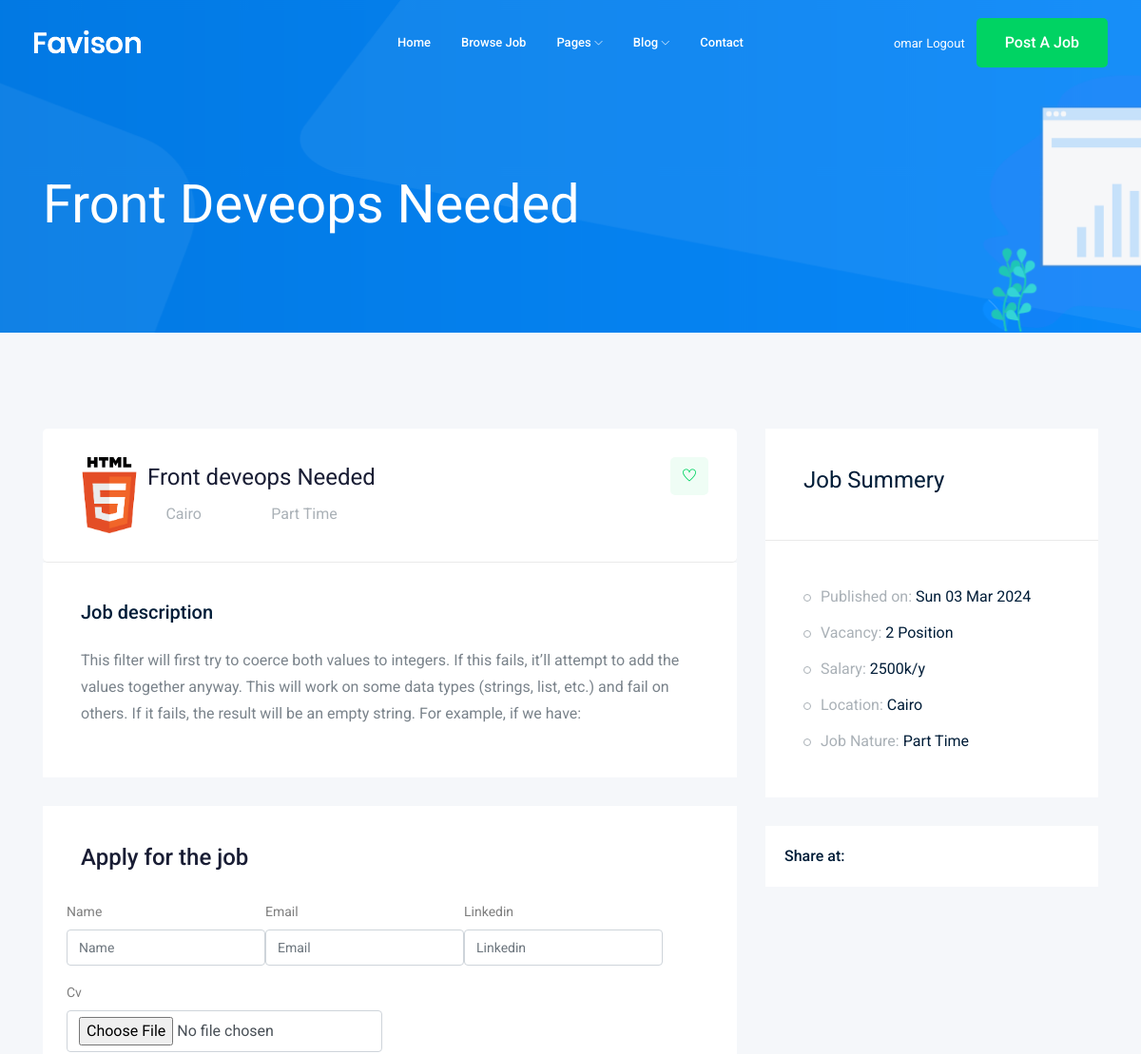
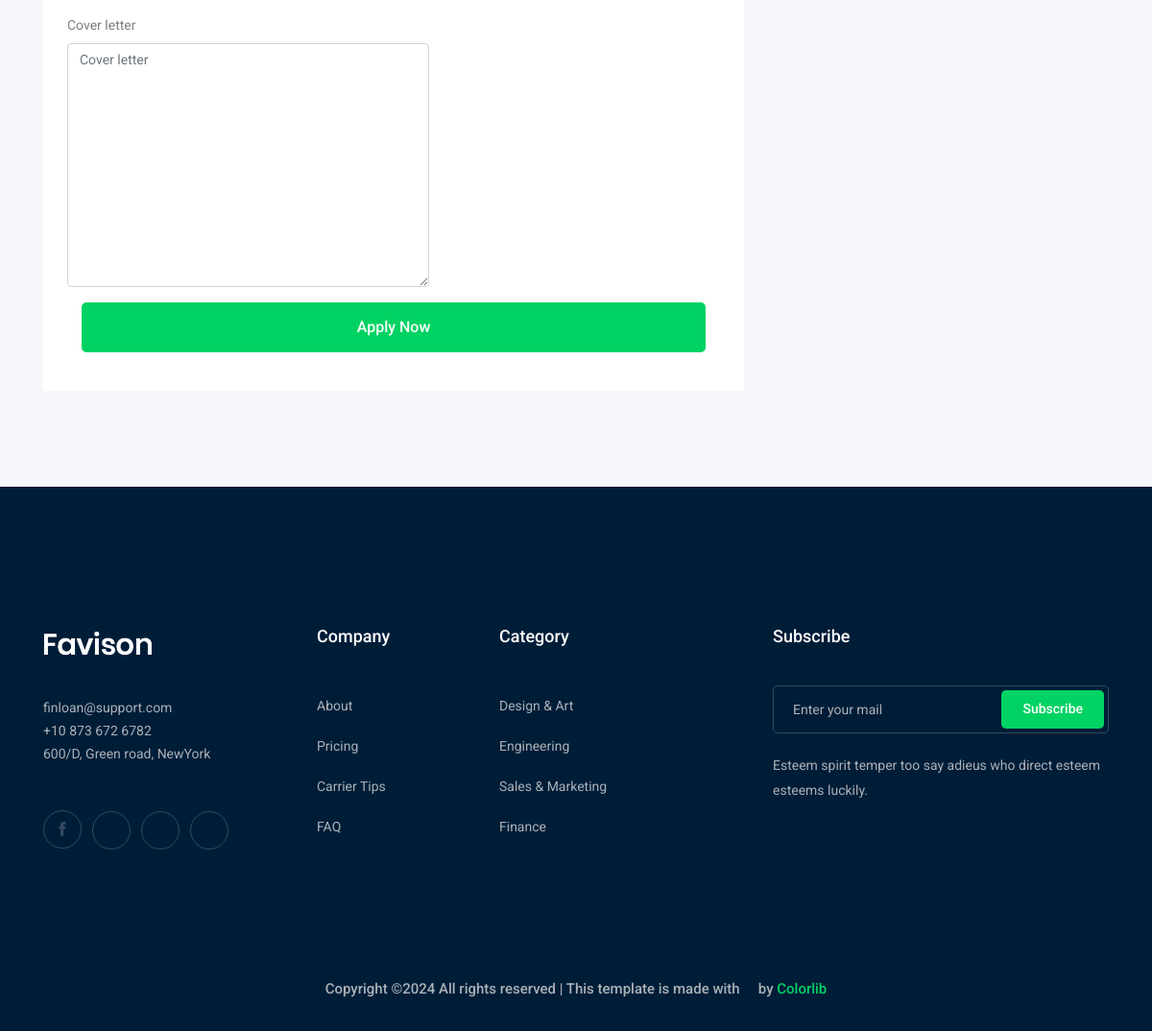
/jobs/front-deveops-needed/ (signed in), run on the app's committed database (2 pictures, top to bottom).
### job/models.py (models this page shows, shortened)
class Job(models.Model):
    user = models.ForeignKey(User, on_delete=models.CASCADE)
    job_name = models.CharField(max_length=150)
    slug = models.SlugField(blank=True,null=True)
    category = models.ForeignKey(Category,  on_delete=models.CASCADE)
    job_type = models.CharField(max_length=50,choices=JOB_TYPE)
    salary = models.IntegerField()
    vacancy = models.IntegerField()
    description = models.TextField()
    location = models.CharField(max_length=150)
    published_on = models.DateTimeField(auto_now_add=True)
    updated_at = models.DateTimeField(auto_now=True)
    image = models.ImageField(upload_to=image_upload, height_field=None, width_field=None, max_length=None)
    is_active = models.BooleanField(default=True)
    def __str__(self):
        return self.job_name

### job/views.py (the view)
# urls.py: path('<str:slug>/',views.job_detail,name='job_detail'),
@login_required(login_url='accounts:login')
def job_detail(request,slug):
    try:
        job = Job.objects.get(slug=slug)
        if request.method=='POST':
            form = ApplyForm(request.POST,request.FILES)
            if form.is_valid():
                my_form = form.save(commit=False)
                my_form.job = job
                my_form.user= request.user
                my_form.save()
                return redirect('home')
        else:
            form = ApplyForm()
    except Job.DoesNotExist:
        print('Error')
        return HttpResponse('No job with this id')
    context = {
        'job':job,
        'form':form,
    }
    return render(request,'jobs/job_detail.html',context)

### job/forms.py
class ApplyForm(forms.ModelForm):
    class Meta:
        model = ApplyJob
        fields = '__all__'
        exclude = 'job','user'

### templates/jobs/job_detail.html (shortened to what this page needs)
{% extends "base.html" %}
{% load django_bootstrap5 %}
{% block body %}
<div class="bradcam_area bradcam_bg_1">
    <div class="container">
        <div class="row">
            <div class="col-xl-12">
                <div class="bradcam_text">
                    <h3>{{job}}</h3>
                </div>
            </div>
        </div>
    </div>
</div>
<div class="job_details_area">
    <div class="container">
        <div class="row">
            <div class="col-lg-8">
                <div class="job_details_header">
                    <div class="single_jobs white-bg d-flex justify-content-between">
                        <div class="jobs_left d-flex align-items-center">
                            <div class="">
                                <img src="{{job.image.url}}" alt="" style="width:80px;height:80px;">
                            </div>
                            <div class="jobs_conetent">
                                <a href="#"><h4>{{job}}</h4></a>
                                <div class="links_locat d-flex align-items-center">
                                    <div class="location">
                                        <p> <i class="fa fa-map-marker"></i>{{job.location}}</p>
                                    </div>
                                    <div class="location">
                                        <p> <i class="fa fa-clock-o"></i> {{job.job_type}}</p>
                                    </div>
                                </div>
                            </div>
                        </div>
                        <div class="jobs_right">
                            <div class="apply_now">
                                <a class="heart_mark" href="#"> <i class="ti-heart"></i> </a>
                            </div>
                        </div>
                    </div>
                </div>
                <div class="descript_wrap white-bg">
                    <div class="single_wrap">
                        <h4>Job description</h4>
                        <p>{{job.description}}</p>
                    </div>
                </div>
                <div class="apply_job_form white-bg">
                    <h4>Apply for the job</h4>
                    <form  method='POST' enctype="multipart/form-data">
                        <div class="row">
                            {% bootstrap_form form %}
                            <div class="col-md-12">
                                <div class="submit_btn">
                                    <button class="boxed-btn3 w-100" type="submit">Apply Now</button>
                                </div>
                            </div>
                        </div>
                    </form>
                </div>
            </div>
            <div class="col-lg-4">
                <div class="job_sumary">
                    <div class="summery_header">
                        <h3>Job Summery</h3>
                    </div>
                    <div class="job_content">
                        <ul>
                            <li>Published on: <span>{{job.published_on|date:"D d M o"}}</span></li>
                            <li>Vacancy: <span>{{job.vacancy}} Position</span></li>
                            <li>Salary: <span>{{job.salary}}k/y</span></li>
                            <li>Location: <span>{{job.location}}</span></li>
                            <li>Job Nature: <span> {{job.job_type}}</span></li>
                        </ul>
                    </div>
                </div>
                <div class="share_wrap d-flex">
                    <span>Share at:</span>
                    <ul>
                        <li><a href="#"> <i class="fa fa-facebook"></i></a> </li>
                        <li><a href="#"> <i class="fa fa-google-plus"></i></a> </li>
                        <li><a href="#"> <i class="fa fa-twitter"></i></a> </li>
                        <li><a href="#"> <i class="fa fa-envelope"></i></a> </li>
                    </ul>
                </div>
                <div class="job_location_wrap">
                    <div class="job_lok_inner">
                        <div id="map" style="height: 200px;"></div>
                      </div>
                </div>
            </div>
        </div>
    </div>
</div>
{% endblock body %}

### templates/base.html (shortened to what this page needs)
<!doctype html>
{% load static %}
<html class="no-js" lang="zxx">
<head>
    <link rel="stylesheet" href="{% static "css/bootstrap.min.css" %}">
    <link rel="stylesheet" href="{% static 'css/owl.carousel.min.css' %}">
    <link rel="stylesheet" href="{% static 'css/magnific-popup.css' %}">
    <link rel="stylesheet" href="{% static 'css/font-awesome.min.css' %}">
    <link rel="stylesheet" href="{% static 'css/themify-icons.css' %}">
    <link rel="stylesheet" href="{% static 'css/nice-select.css' %}">
    <link rel="stylesheet" href="{% static 'css/flaticon.css' %}">
    <link rel="stylesheet" href="{% static 'css/gijgo.css' %}">
    <link rel="stylesheet" href="{% static 'css/animate.min.css' %}">
    <link rel="stylesheet" href="{% static 'css/slicknav.css' %}">
    <link rel="stylesheet" href="{% static 'css/style.css' %}">
</head>
<body>
    <header>
        <div class="header-area ">
            <div id="sticky-header" class="main-header-area">
                <div class="container-fluid ">
                    <div class="header_bottom_border">
                        <div class="row align-items-center">
                            <div class="col-xl-3 col-lg-2">
                                <div class="logo">
                                    <a href="index.html">
                                        <img src="img/logo.png" alt="">
                                    </a>
                                </div>
                            </div>
                            <div class="col-xl-6 col-lg-7">
                                <div class="main-menu  d-none d-lg-block">
                                    <nav>
                                        <ul id="navigation">
                                            <li><a href="{% url "home" %}">home</a></li>
                                            <li><a href="{% url "jobs:job_list" %}">Browse Job</a></li>
                                            <li><a href="#">pages <i class="ti-angle-down"></i></a>
                                            </li>
                                            <li><a href="#">blog <i class="ti-angle-down"></i></a>
                                            </li>
                                            <li><a href="contact.html">Contact</a></li>
                                        </ul>
                                    </nav>
                                </div>
                            </div>
                            <div class="col-xl-3 col-lg-3 d-none d-lg-block">
                                <div class="Appointment">
                                    <div class="phone_num d-none d-xl-block">
                                        {% if request.user.is_authenticated %}
                                        <a href="#">{{request.user}}</a>
                                        <a href="{% url "accounts:logout" %}">Logout</a>
                                        {% else %}
                                        <a href="{% url "accounts:login" %}">Login</a>
                                        {% endif %}
                                    </div>
                                    <div class="d-none d-lg-block">
                                        <a class="boxed-btn3" href="#">Post a Job</a>
                                    </div>
                                </div>
                            </div>
                            <div class="col-12">
                            </div>
                        </div>
                    </div>
                </div>
            </div>
        </div>
    </header>
    {% block body %}
    {% endblock body %}
    <footer class="footer">
        <div class="footer_top">
            <div class="container">
                <div class="row">
                    <div class="col-xl-3 col-md-6 col-lg-3">
                        <div class="footer_widget wow fadeInUp" data-wow-duration="1s" data-wow-delay=".3s">
                            <div class="footer_logo">
                                <a href="#">
                                    <img src="img/logo.png" alt="">
                                </a>
                            </div>
                            <p>
                                finloan@support.com <br>
                                +10 873 672 6782 <br>
                                600/D, Green road, NewYork
                            </p>
                            <div class="socail_links">
                                <ul>
                                    <li>
                                        <a href="#">
                                            <i class="ti-facebook"></i>
                                        </a>
                                    </li>
                                    <li>
                                        <a href="#">
                                            <i class="fa fa-google-plus"></i>
                                        </a>
                                    </li>
                                    <li>
                                        <a href="#">
                                            <i class="fa fa-twitter"></i>
                                        </a>
                                    </li>
                                    <li>
                                        <a href="#">
                                            <i class="fa fa-instagram"></i>
                                        </a>
                                    </li>
                                </ul>
                            </div>
                        </div>
                    </div>
                    <div class="col-xl-2 col-md-6 col-lg-2">
                        <div class="footer_widget wow fadeInUp" data-wow-duration="1.1s" data-wow-delay=".4s">
                            <h3 class="footer_title">
                                Company
                            </h3>
                            <ul>
                                <li><a href="#">About </a></li>
                                <li><a href="#"> Pricing</a></li>
                                <li><a href="#">Carrier Tips</a></li>
                                <li><a href="#">FAQ</a></li>
                            </ul>
                        </div>
                    </div>
                    <div class="col-xl-3 col-md-6 col-lg-3">
                        <div class="footer_widget wow fadeInUp" data-wow-duration="1.2s" data-wow-delay=".5s">
                            <h3 class="footer_title">
                                Category
                            </h3>
                            <ul>
                                <li><a href="#">Design & Art</a></li>
                                <li><a href="#">Engineering</a></li>
                                <li><a href="#">Sales & Marketing</a></li>
                                <li><a href="#">Finance</a></li>
                            </ul>
                        </div>
                    </div>
                    <div class="col-xl-4 col-md-6 col-lg-4">
                        <div class="footer_widget wow fadeInUp" data-wow-duration="1.3s" data-wow-delay=".6s">
                            <h3 class="footer_title">
                                Subscribe
                            </h3>
                            <form action="#" class="newsletter_form">
                                <input type="text" placeholder="Enter your mail">
                                <button type="submit">Subscribe</button>
                            </form>
                            <p class="newsletter_text">Esteem spirit temper too say adieus who direct esteem esteems
                                luckily.</p>
                        </div>
                    </div>
                </div>
            </div>
        </div>
        <div class="copy-right_text wow fadeInUp" data-wow-duration="1.4s" data-wow-delay=".3s">
            <div class="container">
                <div class="row">
                    <div class="col-xl-12">
                        <p class="copy_right text-center">
Copyright &copy;<script>document.write(new Date().getFullYear());</script> All rights reserved | This template is made with <i class="fa fa-heart-o" aria-hidden="true"></i> by <a href="https://colorlib.com" target="_blank">Colorlib</a>
                        </p>
                    </div>
                </div>
            </div>
        </div>
    </footer>
</body>
</html>

### data on the page
Job: job_name "Front Deveops Needed", image (picture), job_name "Front deveops Needed", location "Cairo", job_type "Part Time", description "This filter will first try to coerce both values to integers. If this fails, it’ll attempt to add the values together anyway. This will work on some data types (strings, list, etc.) and fail on others. If it fails, the result will be an empty string. For example, if we have:", published_on "Sun 03 Mar 2024", vacancy "2", salary "2500"

### other printed values
{{ request.user }} "omar"
